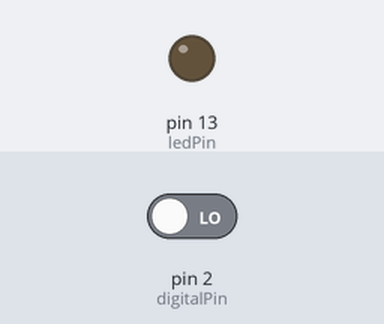
Bench run of a sketch on a simulated Arduino Uno, built with avr-gcc and run on an emulated ATmega328P. On the bench: output pins drawn as LEDs (lit = HIGH). The inputs (shaded band) are chosen by the test bench; at power-on: pin 2 (digitalPin) LOW.

Above: at 1.2 s.
1.3 s: pin 2 (digitalPin) driven HIGH
At 2.3 s:
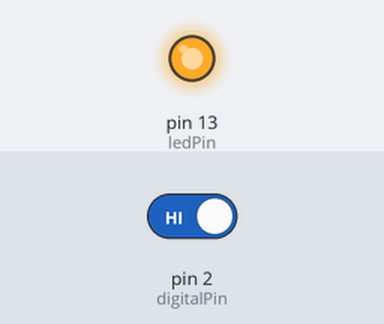
2.8 s: pin 2 (digitalPin) driven LOW
At 3.4 s:
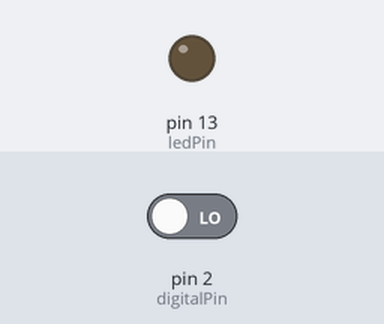
Timing chart, 0 to 5.8 s (numbered marks = the images above; inputs shaded):
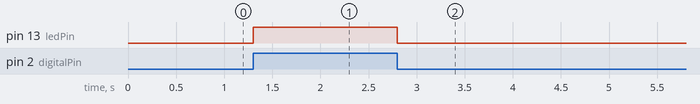

Measured:
- after the input at 1.3 s, pin 13 (ledPin): LOW → HIGH at once
- after the input at 2.8 s, pin 13 (ledPin): HIGH → LOW at once

The sketch:

LED_Switch.ino
```cpp
/*
  Switch:
*/

// This constant won't change:
const int digitalPin = 2; // Pin that the digital pin is attached to
const int ledPin = 13; // Pin that the LED is attached to
int digitalValue = 0;

// The setup function runs once when you press reset or power the board:
void setup()
{
  pinMode(digitalPin, INPUT); // Initialize the digital pin as an input
  pinMode(ledPin, OUTPUT); // Initialize the LED pin as an output
}

// The loop function runs over and over again forever:
void loop()
{
  digitalValue = digitalRead(digitalPin); // Read the value

  // If the digital value is equal to 2, turn on the LED:
  if (digitalValue == HIGH)
  {
    digitalWrite(ledPin, HIGH);
  }
  else
  {
    digitalWrite(ledPin, LOW);
  }
}
```
